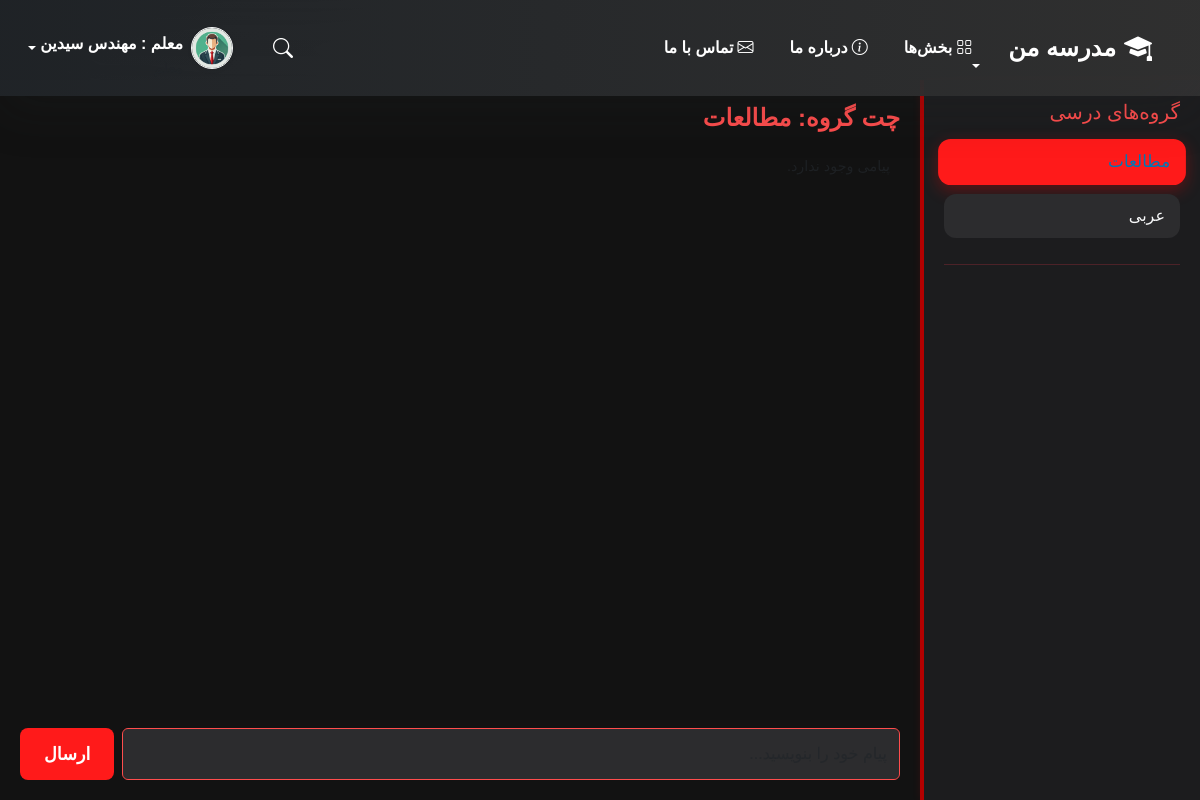
Page /chat/?group_id=1 (signed in) on the earlier database version.
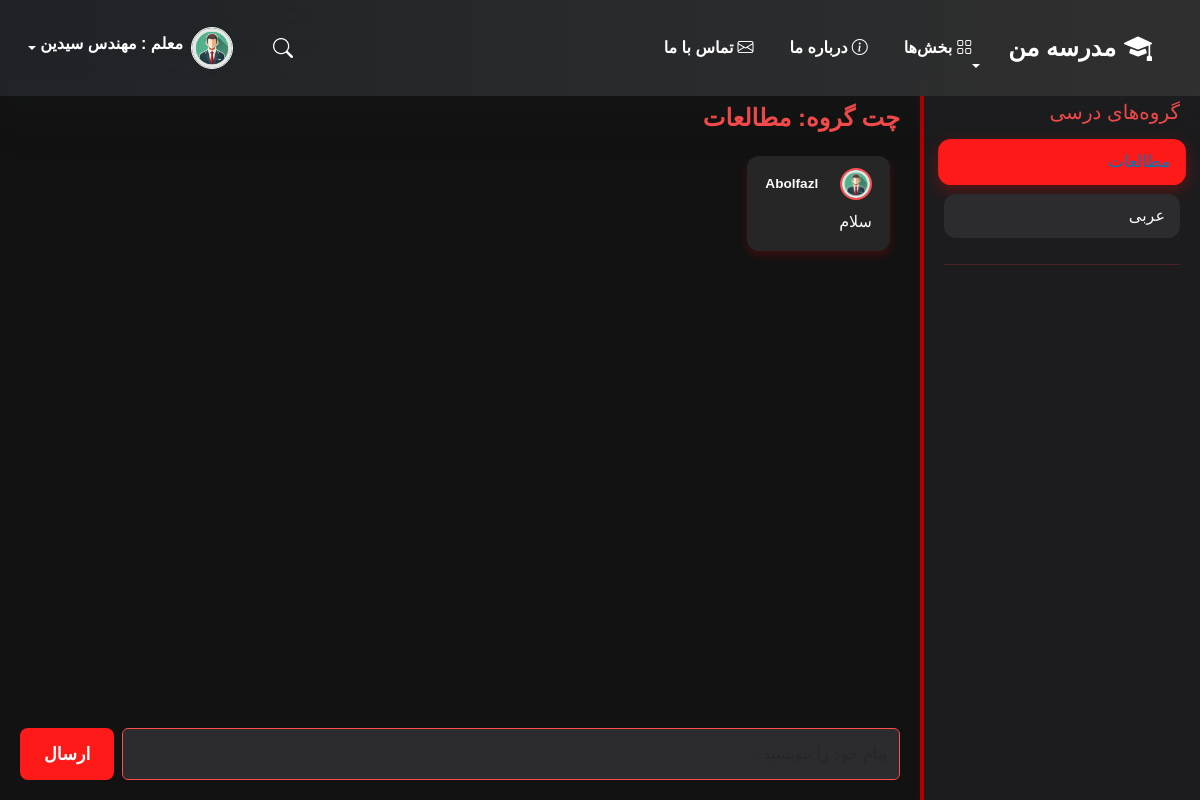
Same page on the later database version.
### school_app/models.py (models this page shows, shortened)
class ChatGroup(models.Model):
    name = models.CharField("نام گروه", max_length=100)
    class Meta:
        verbose_name = "گروه چت"
        verbose_name_plural = "گروه‌های چت"

class Message(models.Model):
    group = models.ForeignKey(ChatGroup, on_delete=models.CASCADE, related_name='messages', verbose_name="گروه چت")
    user = models.ForeignKey(settings.AUTH_USER_MODEL, on_delete=models.CASCADE, verbose_name="کاربر")
    text = models.TextField("متن پیام")
    timestamp = models.DateTimeField("زمان ارسال", auto_now_add=True)
    class Meta:
        verbose_name = "پیام گروهی"
        verbose_name_plural = "پیام‌های گروهی"

class CustomUser(AbstractUser):
    ROLE_CHOICES = [
        ('student', 'دانش‌آموز'),
        ('teacher', 'معلم'),
        ('admin', 'مدیر'),
        ('assistant', 'معاون'),
    ]
    Educational_base_CHOICES = [
        ('Electricity', 'برق'),
        ('Networks', 'شبکه'),
        ('Electronics', 'الکترونیک'),
    ]
    full_name = models.CharField("نام کامل", max_length=100)
    email = models.EmailField("ایمیل", unique=True)
    phone = models.CharField("شماره تماس", max_length=15)
    grade = models.CharField("پایه تحصیلی", max_length=20)
    role = models.CharField("نقش", max_length=10, choices=ROLE_CHOICES, default='student')
    educational_base = models.CharField("رشته تحصیلی", max_length=20, choices=Educational_base_CHOICES, default='Networks')
    class Meta:
        verbose_name = "کاربر"
        verbose_name_plural = "کاربران"

### school_app/views.py (the view, shortened to what this page needs)
# urls.py: path('chat/', chat_view, name='chat'),
@login_required
def chat_view(request):
    groups = ChatGroup.objects.all()
    selected_group_id = request.GET.get('group_id')
    selected_group = None
    if selected_group_id:
        try:
            selected_group = ChatGroup.objects.get(id=selected_group_id)
        except ChatGroup.DoesNotExist:
            selected_group = None
            messages.error(request, 'گروه چت یافت نشد.')
    if selected_group:
        messages = Message.objects.filter(group=selected_group).order_by('timestamp')
    else:
        messages = []
    return render(request, 'chat.html', {
        'groups': groups,
        'selected_group': selected_group,
        'messages': messages,
    })

### templates/chat.html (shortened to what this page needs)
{% include 'header.html' %}
{% load static %}
<div class="messenger-container">
  <div class="sidebar">
    <h5 class="mb-3">گروه‌های درسی</h5>
    <div class="nav flex-column nav-pills" id="group-tabs" role="tablist" aria-orientation="vertical">
      {% for group in groups %}
        <a href="{% url 'chat' %}?group_id={{ group.id }}" class="nav-link {% if group == selected_group %}active{% endif %}">
          {{ group.name }}
        </a>
      {% endfor %}
    </div>
    <hr class="text-danger">
  </div>
  <div class="chat-content">
    {% if selected_group %}
      <div class="chat-header">چت گروه: {{ selected_group.name }}</div>
      <div class="chat-box">
        {% for msg in messages %}
          <div class="message {% if msg.user == request.user %}from-user{% else %}from-teacher{% endif %}">
            <div class="message-header">
              <div>
                <img src="{% static 'images/man.png' %}" alt="{{ msg.user.username }}" class="message-avatar">
                <span class="message-username">{{ msg.user.username }}</span>
              </div>
            </div>
            <div class="message-text">{{ msg.text }}</div>
          </div>
        {% empty %}
          <div class="text-muted text-white">پیامی وجود ندارد.</div>
        {% endfor %}
      </div>
      <div class="input-area mt-2">
        <form method="POST" class="d-flex gap-2">
          <input type="text" class="form-control" name="message" placeholder="پیام خود را بنویسید..." required>
          <button type="submit" class="btn text-white px-4">ارسال</button>
        </form>
      </div>
    {% else %}
      <div class="text-light">لطفاً یک گروه را برای شروع چت انتخاب کنید.</div>
    {% endif %}
  </div>
</div>
</body>
</html>

Differences in the rows shown:
added Message: user.username "Abolfazl", text "سلام"
